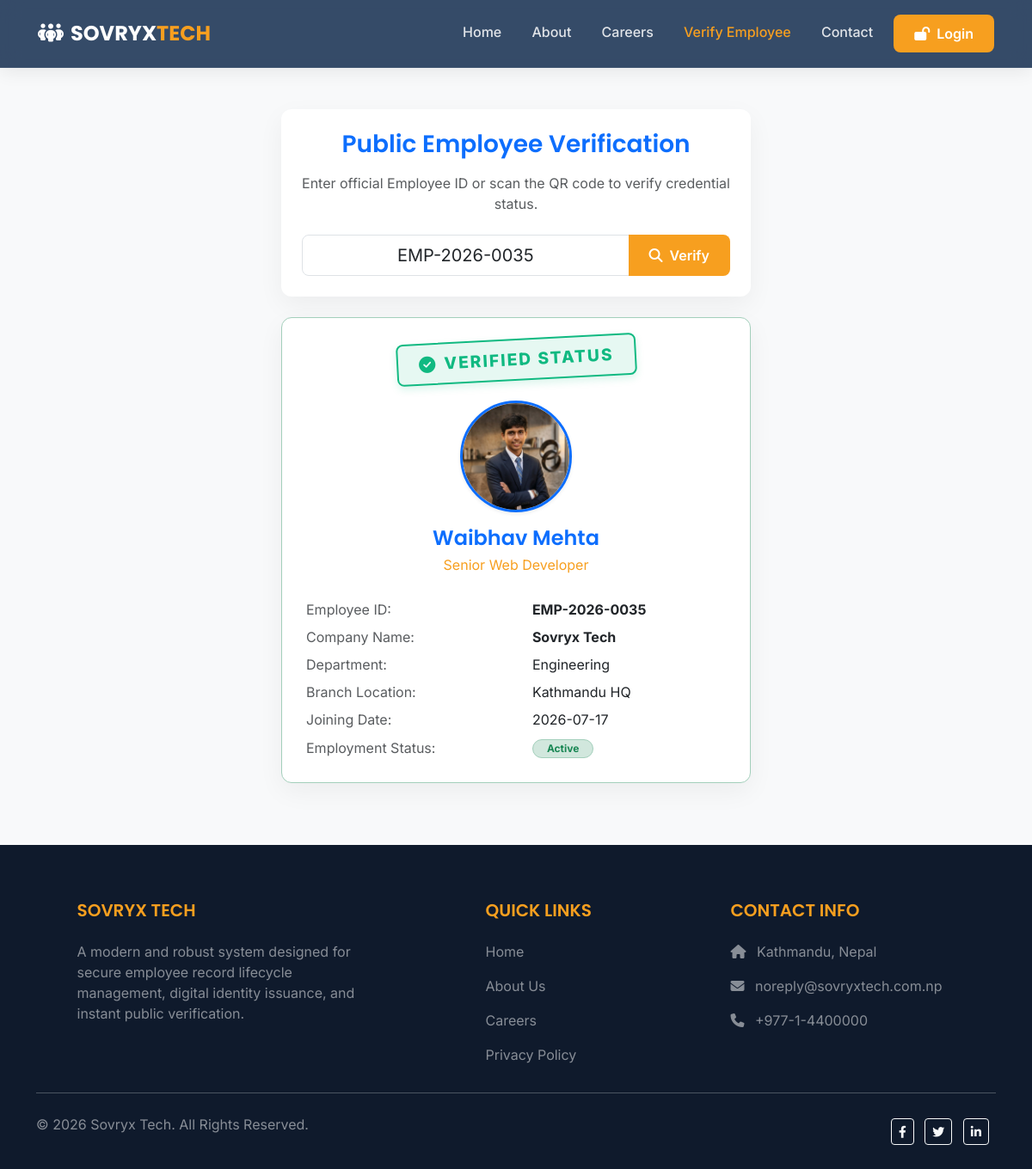
Page /verify.php?id=EMP-2026-0035 on the earlier database version.
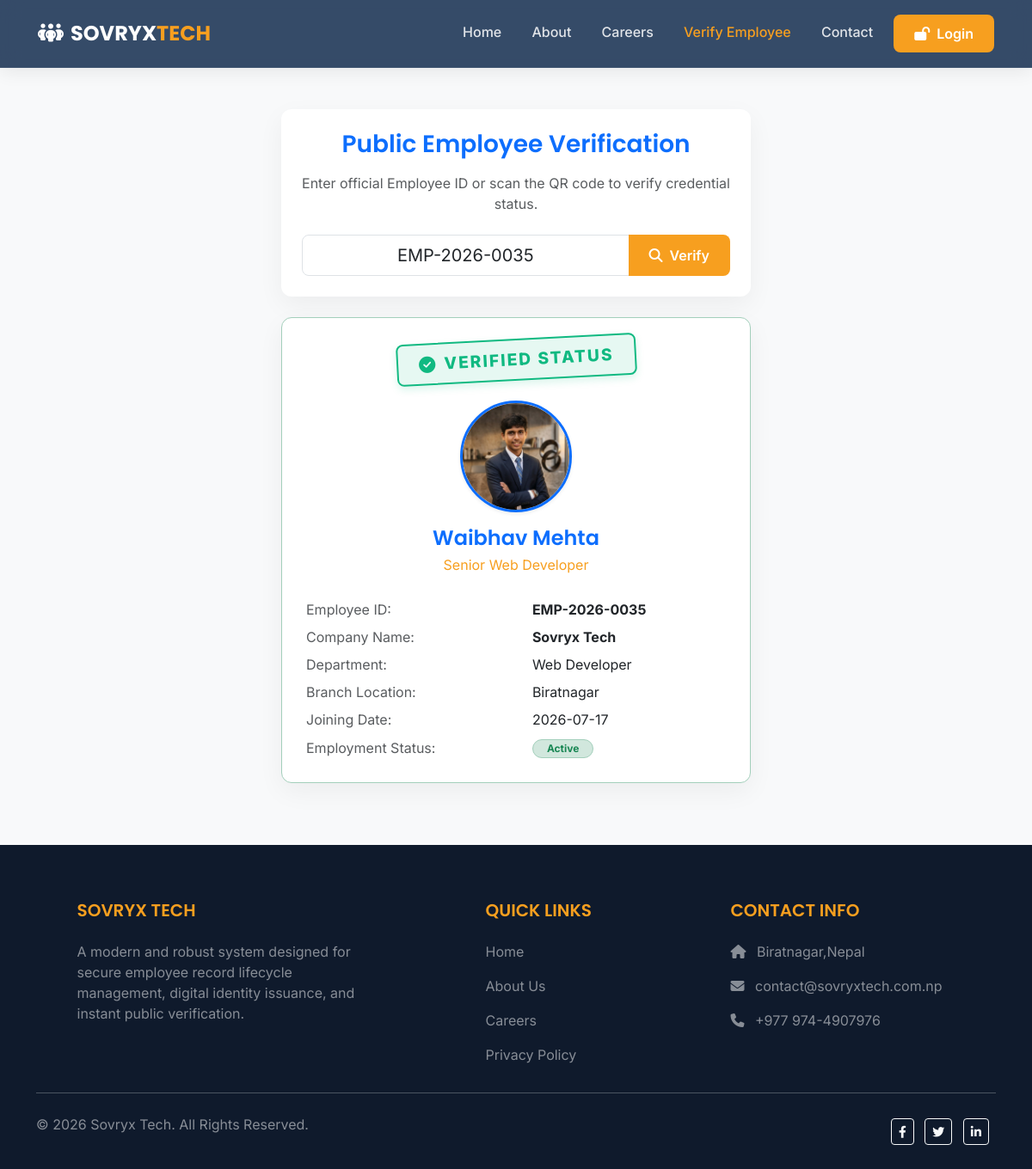
Same page on the later database version.
### tables this page shows
CREATE TABLE `employees` (
  `id` int(10) UNSIGNED NOT NULL,
  `user_id` int(10) UNSIGNED NOT NULL,
  `employee_custom_id` varchar(50) NOT NULL,
  `company_id` int(10) UNSIGNED NOT NULL,
  `branch_id` int(10) UNSIGNED NOT NULL,
  `department_id` int(10) UNSIGNED NOT NULL,
  `designation_id` int(10) UNSIGNED NOT NULL,
  `employment_type` enum('Full-time','Part-time','Contract','Intern') DEFAULT 'Full-time',
  `joining_date` date NOT NULL,
  `employment_status` enum('Active','Suspended','Terminated','Resigned') DEFAULT 'Active'
);

CREATE TABLE `employee_profiles` (
  `id` int(10) UNSIGNED NOT NULL,
  `employee_id` int(10) UNSIGNED NOT NULL,
  `full_name` varchar(150) NOT NULL,
  `profile_photo` varchar(255) DEFAULT NULL,
  `dob` date DEFAULT NULL,
  `gender` enum('Male','Female','Other') DEFAULT NULL,
  `blood_group` varchar(10) DEFAULT NULL,
  `nationality` varchar(100) DEFAULT NULL,
  `marital_status` enum('Single','Married','Divorced','Widowed') DEFAULT 'Single',
  `phone` varchar(30) DEFAULT NULL,
  `address` varchar(255) DEFAULT NULL,
  `emergency_contact` text DEFAULT NULL
);

CREATE TABLE `designations` (
  `id` int(10) UNSIGNED NOT NULL,
  `department_id` int(10) UNSIGNED NOT NULL,
  `title` varchar(100) NOT NULL,
  `created_at` timestamp NOT NULL DEFAULT current_timestamp()
);

CREATE TABLE `companies` (
  `id` int(10) UNSIGNED NOT NULL,
  `name` varchar(150) NOT NULL,
  `logo` varchar(255) DEFAULT NULL,
  `address` varchar(255) DEFAULT NULL,
  `contact` varchar(50) DEFAULT NULL,
  `email_settings` text DEFAULT NULL,
  `created_at` timestamp NOT NULL DEFAULT current_timestamp()
);

CREATE TABLE `departments` (
  `id` int(10) UNSIGNED NOT NULL,
  `branch_id` int(10) UNSIGNED NOT NULL,
  `name` varchar(100) NOT NULL,
  `created_at` timestamp NOT NULL DEFAULT current_timestamp()
);

CREATE TABLE `branches` (
  `id` int(10) UNSIGNED NOT NULL,
  `company_id` int(10) UNSIGNED NOT NULL,
  `name` varchar(100) NOT NULL,
  `address` varchar(255) DEFAULT NULL,
  `contact` varchar(50) DEFAULT NULL,
  `created_at` timestamp NOT NULL DEFAULT current_timestamp()
);

### includes/utils.php (called while the page is built, shortened)
<?php
function get_client_ip(): string {
    return $_SERVER['REMOTE_ADDR'] ?? '0.0.0.0';
}
function get_client_user_agent(): string {
    return $_SERVER['HTTP_USER_AGENT'] ?? 'Unknown User Agent';
}
function log_verification_scan(int $employeeId): bool {
    try {
        $pdo = get_db_connection();
        $stmt = $pdo->prepare("INSERT INTO verification_logs (employee_id, ip_address, user_agent) VALUES (:employee_id, :ip_address, :user_agent)");
        return $stmt->execute([
            'employee_id' => $employeeId,
            'ip_address'  => get_client_ip(),
            'user_agent'  => get_client_user_agent()
        ]);
    } catch (Exception $e) {
        error_log("Failed to log verification scan: " . $e->getMessage());
        return false;
    }
}

### src/Controller/VerificationController.php (called while the page is built, shortened)
<?php
require_once __DIR__ . '/../../includes/utils.php';
class VerificationController {
    public function verifyEmployee(string $customId): array|null {
        try {
            $pdo = get_db_connection();
            $stmt = $pdo->prepare("
                SELECT e.id as employee_id, e.employee_custom_id, e.joining_date, e.employment_status,
                       ep.full_name, ep.profile_photo,
                       c.name as company_name, b.name as branch_name,
                       d.name as department_name, dg.title as designation_title
                FROM employees e
                JOIN employee_profiles ep ON e.id = ep.employee_id
                JOIN companies c ON e.company_id = c.id
                JOIN branches b ON e.branch_id = b.id
                JOIN departments d ON e.department_id = d.id
                JOIN designations dg ON e.designation_id = dg.id
                WHERE e.employee_custom_id = :custom_id
                LIMIT 1
            ");
            $stmt->execute(['custom_id' => $customId]);
            $employee = $stmt->fetch();
            log_verification_scan((int)$employee['employee_id']);
            return $employee;
        } catch (\Exception $e) {
            error_log("Verification lookup failed: " . $e->getMessage());
            return null;
        }
    }
}

### config/app.php (called while the page is built, shortened)
<?php
return [
    'site_name' => 'Sovryx Tech Portal',
    'base_url'  => 'http://localhost/team-portal',
    'secret_key'=> 'c55bf1d3efde02787c808d4b31a84f39281a8b9d885a0ec7b80a7199',
    'session_name' => 'SOVRYX_PORTAL_SESSION',
    'session_lifetime' => 3600,
    'max_upload_size' => 5 * 1024 * 1024,
    'allowed_extensions' => ['jpg', 'jpeg', 'png', 'pdf', 'docx'],
    'allowed_mime_types' => [
        'image/jpeg',
        'image/png',
        'application/pdf',
        'application/vnd.openxmlformats-officedocument.wordprocessingml.document'
    ],
    'default_company_id' => 1
];

### includes/auth.php (called while the page is built, shortened)
<?php
require_once __DIR__ . '/utils.php';
if (session_status() === PHP_SESSION_NONE) {
    $appConfig = require __DIR__ . '/../config/app.php';
}
function get_base_url(): string {
    $config = require __DIR__ . '/../config/app.php';
    return rtrim($config['base_url'] ?? 'http://localhost/team-portal', '/');
}

### verify.php (the view, shortened to what the rows shown need)
<?php
require_once __DIR__ . '/includes/header.php';
require_once __DIR__ . '/src/Controller/VerificationController.php';
$customId = isset($_GET['id']) ? trim($_GET['id']) : '';
$employee = null;
$searched = false;
if (!empty($customId)) {
    $controller = new \Src\Controller\VerificationController();
    $employee = $controller->verifyEmployee($customId);
    $searched = true;
}
?>
<section class="py-5 bg-light" style="min-height: 80vh;">
    <div class="container">
        <div class="row justify-content-center">
            <div class="col-lg-6">
                <?php if ($searched): ?>
                    <?php if ($employee): ?>
                        <div class="card-custom p-4 border border-success-subtle text-center bg-white">
                            <div class="mb-4">
                                <div class="verified-stamp">
                                    <i class="fa-solid fa-circle-check me-2"></i>Verified Status
                                </div>
                            </div>
                            <div class="mb-3">
                                <?php if (!empty($employee['profile_photo'])): ?>
                                    <img src="<?= get_base_url() . '/' . $employee['profile_photo'] ?>" alt="Profile Photo" class="rounded-circle border border-primary border-3 shadow-sm" style="width: 130px; height: 130px; object-fit: cover;">
                                <?php else: ?>
                                    <div class="bg-primary text-white rounded-circle d-inline-flex align-items-center justify-content-center border border-primary border-3 shadow-sm" style="width: 130px; height: 130px; font-size: 3rem; font-weight: 600;">
                                        <?= strtoupper(substr($employee['full_name'], 0, 2)) ?>
                                    </div>
                                <?php endif; ?>
                            </div>
                            <h4 class="text-primary mb-1"><?= htmlspecialchars($employee['full_name']) ?></h4>
                            <p class="text-secondary font-weight-bold mb-4" style="color: var(--secondary-color) !important;"><?= htmlspecialchars($employee['designation_title']) ?></p>
                            <div class="table-responsive text-start">
                                <table class="table table-sm table-borderless align-middle mb-0">
                                    <tbody>
                                        <tr>
                                            <td class="text-muted w-40">Employee ID:</td>
                                            <td class="font-weight-bold"><strong><?= htmlspecialchars($employee['employee_custom_id']) ?></strong></td>
                                        </tr>
                                        <tr>
                                            <td class="text-muted">Company Name:</td>
                                            <td><strong><?= htmlspecialchars($employee['company_name']) ?></strong></td>
                                        </tr>
                                        <tr>
                                            <td class="text-muted">Department:</td>
                                            <td><?= htmlspecialchars($employee['department_name']) ?></td>
                                        </tr>
                                        <tr>
                                            <td class="text-muted">Branch Location:</td>
                                            <td><?= htmlspecialchars($employee['branch_name']) ?></td>
                                        </tr>
                                        <tr>
                                            <td class="text-muted">Joining Date:</td>
                                            <td><?= htmlspecialchars($employee['joining_date']) ?></td>
                                        </tr>
                                        <tr>
                                            <td class="text-muted">Employment Status:</td>
                                            <td>
                                                <span class="badge bg-success-subtle text-success border border-success-subtle px-3 py-1 rounded-pill">
                                                    <?= htmlspecialchars($employee['employment_status']) ?>
                                                </span>
                                            </td>
                                        </tr>
                                    </tbody>
                                </table>
                            </div>
                        </div>
                    <?php endif; ?>
                <?php endif; ?>
            </div>
        </div>
    </div>
</section>
<?php require_once __DIR__ . '/includes/footer.php'; ?>

### includes/footer.php (shortened to what the rows shown need)
<?php
$footerPdo = get_db_connection();
$footerComp = $footerPdo->query("SELECT * FROM companies WHERE id = 1 LIMIT 1")->fetch();
$compName = $footerComp['name'] ?? 'Sovryx Tech';
$compAddress = $footerComp['address'] ?? 'Kathmandu, Nepal';
$compContact = $footerComp['contact'] ?? '+977 1 4400000';
$emailSettings = json_decode($footerComp['email_settings'] ?? '{}', true);
$compEmail = $emailSettings['from_email'] ?? 'contact@sovryxtech.com.np';
?>
    <footer class="text-white pt-5 pb-4" style="background-color: var(--dark-bg);">
        <div class="container text-md-start">
            <div class="row text-md-start">
                <div class="col-md-4 col-lg-4 col-xl-4 mx-auto mt-3">
                    <h5 class="text-uppercase mb-4 font-weight-bold" style="color: var(--secondary-color);"><?= htmlspecialchars($compName) ?></h5>
                    <p class="text-white-50">
                        A modern and robust system designed for secure employee record lifecycle management, digital identity issuance, and instant public verification.
                    </p>
                </div>
                <div class="col-md-3 col-lg-3 col-xl-3 mx-auto mt-3">
                    <h5 class="text-uppercase mb-4 font-weight-bold" style="color: var(--secondary-color);">Contact Info</h5>
                    <p class="text-white-50"><i class="fas fa-home me-2"></i> <?= htmlspecialchars($compAddress) ?></p>
                    <p class="text-white-50"><i class="fas fa-envelope me-2"></i> <?= htmlspecialchars($compEmail) ?></p>
                    <p class="text-white-50"><i class="fas fa-phone me-2"></i> <?= htmlspecialchars($compContact) ?></p>
                </div>
            </div>
        </div>
    </footer>
</body>
</html>

Differences in the rows shown:
changed through a linked row, employees "Active": department.name "Engineering" → "Web Developer"; branch.name "Kathmandu HQ" → "Biratnagar"
changed companies "SOVRYX TECH": address "Kathmandu, Nepal" → "Biratnagar,Nepal"; email_settings "noreply@sovryxtech.com.np" → "contact@sovryxtech.com.np"; contact "+977-1-4400000" → "+977 974-4907976"
